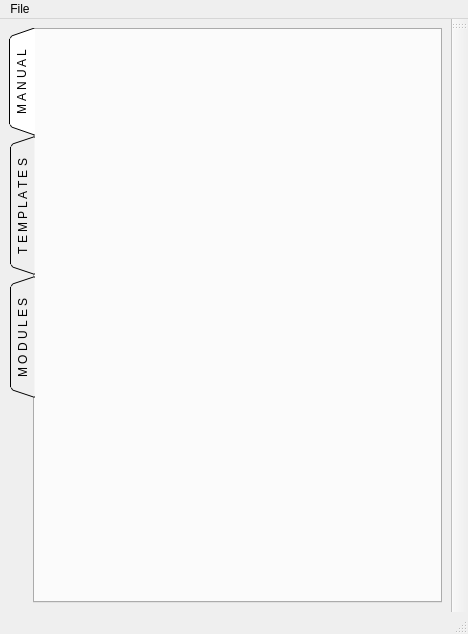
<?xml version="1.0" encoding="UTF-8"?>
<ui version="4.0">
 <class>MainWindow</class>
 <widget class="QMainWindow" name="MainWindow">
  <property name="geometry">
   <rect>
    <x>0</x>
    <y>0</y>
    <width>468</width>
    <height>634</height>
   </rect>
  </property>
  <property name="windowTitle">
   <string>MainWindow</string>
  </property>
  <widget class="QWidget" name="centralwidget">
   <layout class="QGridLayout" name="gridLayout">
    <item row="0" column="0">
     <widget class="QTabWidget" name="tabWidget">
      <property name="enabled">
       <bool>true</bool>
      </property>
      <property name="whatsThis">
       <string/>
      </property>
      <property name="layoutDirection">
       <enum>Qt::LeftToRight</enum>
      </property>
      <property name="tabPosition">
       <enum>QTabWidget::West</enum>
      </property>
      <property name="tabShape">
       <enum>QTabWidget::Triangular</enum>
      </property>
      <property name="currentIndex">
       <number>0</number>
      </property>
      <widget class="QWidget" name="tab">
       <attribute name="title">
        <string>   M A N U A L   </string>
       </attribute>
       <layout class="QVBoxLayout" name="verticalLayout_3">
        <item>
         <layout class="QVBoxLayout" name="MANUAL_verticalLayout"/>
        </item>
       </layout>
      </widget>
      <widget class="QWidget" name="tabWidgetPage1">
       <attribute name="title">
        <string>   T E M P L A T E S   </string>
       </attribute>
       <layout class="QGridLayout" name="gridLayout_2">
        <item row="0" column="0">
         <widget class="QGroupBox" name="groupBox">
          <property name="layoutDirection">
           <enum>Qt::RightToLeft</enum>
          </property>
          <property name="title">
           <string>   Property Editor</string>
          </property>
          <layout class="QGridLayout" name="gridLayout_5">
           <item row="1" column="0">
            <widget class="QScrollArea" name="scrollArea">
             <property name="layoutDirection">
              <enum>Qt::LeftToRight</enum>
             </property>
             <property name="frameShape">
              <enum>QFrame::NoFrame</enum>
             </property>
             <property name="widgetResizable">
              <bool>true</bool>
             </property>
             <widget class="QWidget" name="scrollAreaWidgetContents">
              <property name="geometry">
               <rect>
                <x>0</x>
                <y>0</y>
                <width>356</width>
                <height>505</height>
               </rect>
              </property>
              <layout class="QGridLayout" name="gridLayout_8">
               <item row="0" column="0">
                <layout class="QVBoxLayout" name="verticalLayout"/>
               </item>
              </layout>
             </widget>
            </widget>
           </item>
          </layout>
         </widget>
        </item>
       </layout>
      </widget>
      <widget class="QWidget" name="tabWidgetPage2">
       <attribute name="title">
        <string>   M O D U L E S   </string>
       </attribute>
       <layout class="QGridLayout" name="gridLayout_3">
        <item row="0" column="0">
         <widget class="QGroupBox" name="groupBox_2">
          <property name="layoutDirection">
           <enum>Qt::RightToLeft</enum>
          </property>
          <property name="title">
           <string>   Property Editor</string>
          </property>
          <layout class="QGridLayout" name="gridLayout_6">
           <item row="0" column="0">
            <widget class="QScrollArea" name="scrollArea_2">
             <property name="widgetResizable">
              <bool>true</bool>
             </property>
             <widget class="QWidget" name="scrollAreaWidgetContents_2">
              <property name="geometry">
               <rect>
                <x>0</x>
                <y>0</y>
                <width>354</width>
                <height>503</height>
               </rect>
              </property>
              <layout class="QVBoxLayout" name="verticalLayout_2">
               <item>
                <spacer name="verticalSpacer_2">
                 <property name="orientation">
                  <enum>Qt::Vertical</enum>
                 </property>
                 <property name="sizeHint" stdset="0">
                  <size>
                   <width>20</width>
                   <height>484</height>
                  </size>
                 </property>
                </spacer>
               </item>
              </layout>
             </widget>
            </widget>
           </item>
          </layout>
         </widget>
        </item>
       </layout>
      </widget>
     </widget>
    </item>
   </layout>
  </widget>
  <widget class="QMenuBar" name="menubar">
   <property name="geometry">
    <rect>
     <x>0</x>
     <y>0</y>
     <width>468</width>
     <height>27</height>
    </rect>
   </property>
   <widget class="QMenu" name="menuFile">
    <property name="title">
     <string>File</string>
    </property>
   </widget>
   <addaction name="menuFile"/>
  </widget>
  <widget class="QStatusBar" name="statusbar"/>
  <widget class="QToolBar" name="toolBar">
   <property name="windowTitle">
    <string>toolBar</string>
   </property>
   <attribute name="toolBarArea">
    <enum>RightToolBarArea</enum>
   </attribute>
   <attribute name="toolBarBreak">
    <bool>false</bool>
   </attribute>
  </widget>
 </widget>
 <resources/>
 <connections/>
</ui>
